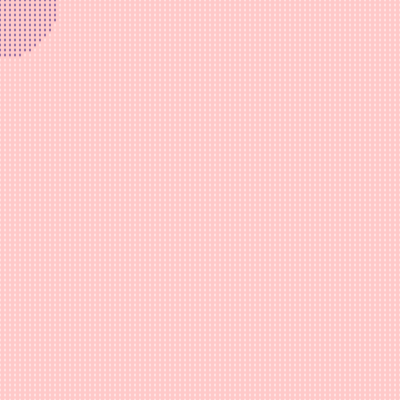
Frame 1 (no input)
Frame 60 (the mouse pressed at the canvas centre just before this capture): identical to frame 1, image omitted
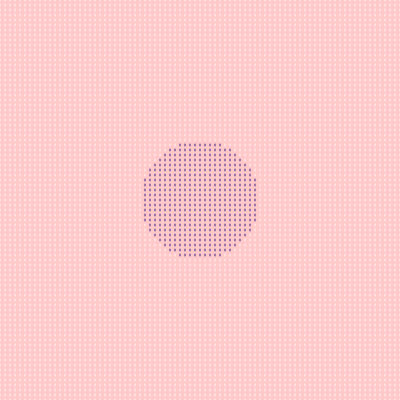
Frame 120 (the mouse held since frame 60 and released just before this capture)

The Processing sketch that drew these frames (run headless with seeded random() and noise(); from frame 60 on, the mouse is pressed at the canvas centre):

// Processing sketch: processing_42536
// ── processing_42536.pde

void setup(){
  size (400,400);
  smooth ();
}

void draw (){
  background (255,201,201);
  
for(int x = 0 ; x <= width; x = x + 5){
    for(int y = 0 ; y <= width; y = y + 5){    
       
    if ((dist(x, y, mouseX, mouseY)) < 60) {
        if(mouseX>=0 && mouseX<=400){
    fill(20,9,126);}
      }
      else {
        fill(255);
      }
      noStroke(); 
      ellipse(x, y, 1, 3);

    }
}
} 
                
                
